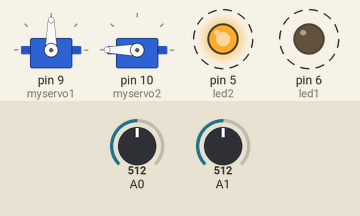
Recording of a sketch running on a simulated Arduino Uno, built with avr-gcc and run on an emulated ATmega328P. Shown: 2 × servo, output pins drawn as LEDs (lit = HIGH). Dashed ring = blinking. Inputs (shaded band) come from the test bench; at power-on: A1 = 512, A0 = 512.

Above: at 0.9 s.
1.4 s: A1 set to 900
At 1.66 s:
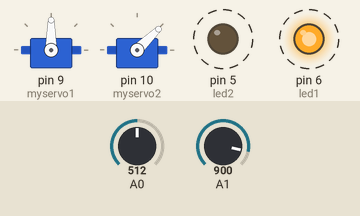
4.5 s: A0 set to 716
At 4.63 s:
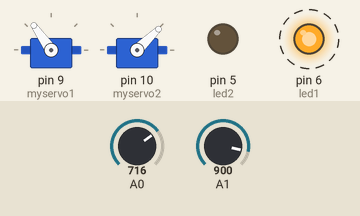
7.6 s: A1 set to 511
At 8.01 s:
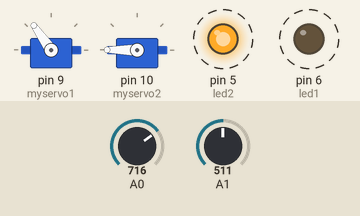
10.7 s: A0 set to 900
At 11.71 s:
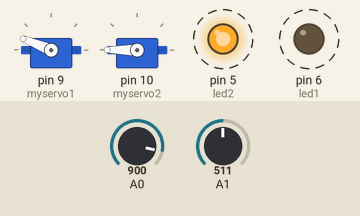
13.8 s: A0 set to 1023
At 14.08 s:
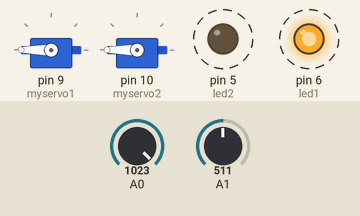
16.9 s: A1 set to 716
At 17.68 s:
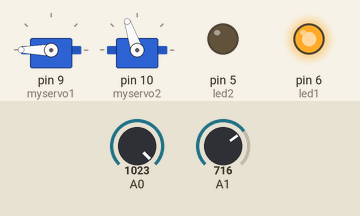
Timing chart, 0 to 21.0 s (numbered marks = the images above; inputs shaded):
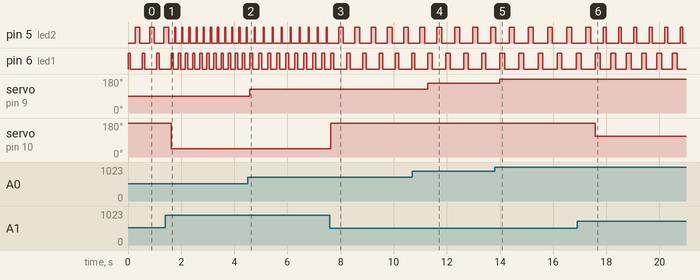

The sketch:

2_led_s_and_2_servos1.ino
```cpp
/*
  Binoy Das Gupta
  Project Name : Controlling 2 servo motors and
  2 led light blinking using analog value
  25-08-2020
*/

#include<Servo.h>
Servo myservo1;
Servo myservo2;
int value1;
int value2;
int led1 = 6;
int led2 = 5;

void setup()
{
  myservo1.attach(9);
  myservo2.attach(10);
  pinMode(led1,OUTPUT);
  pinMode(led2,OUTPUT);
}

void loop()
{
  value1 = analogRead(A0);
  value1 = map(value1,0,1023,0,180);
  myservo1.write(value1);

  value2 = analogRead(A1);
  value2 = map(value2,512,1023,180,0);
  myservo2.write(value2);

  digitalWrite(led1,HIGH);
  delay(value1);
  digitalWrite(led1,LOW);
  delay(value2);

  digitalWrite(led2,HIGH);
  delay(value2);
  digitalWrite(led2,LOW);
  delay(value1);
}
  
```

Measured:
- after the input at 1.4 s, pin 5 (led2): alternates HIGH for 0.04 s and LOW for 0.22 s, starting after 0.36 s; pin 6 (led1): alternates HIGH for 0.09 s and LOW for 0.18 s, starting after 0.49 s; servo on pin 10 (myservo2): 180° → 44° after 0.22 s
- after the input at 4.5 s, pin 5 (led2): alternates HIGH for 0.04 s and LOW for 0.29 s, starting after 0.24 s; pin 6 (led1): alternates HIGH for 0.13 s and LOW for 0.21 s, starting after 0.20 s; servo on pin 9 (myservo1): 90° → 125° after 0.08 s
- after the input at 7.6 s, pin 5 (led2): alternates HIGH for 0.18 s and LOW for 0.43 s, starting after 0.33 s; pin 6 (led1): alternates HIGH for 0.13 s and LOW for 0.49 s, starting after 0.63 s; servo on pin 10 (myservo2): 44° → 180° at once
- after the input at 10.7 s, servo on pin 9 (myservo1): 125° → 158° after 0.59 s
- after the input at 13.8 s, servo on pin 9 (myservo1): 158° → 180° after 0.19 s
- after the input at 16.9 s, servo on pin 10 (myservo2): 180° → 109° after 0.69 s
- by itself, pin 5 (led2): alternates HIGH for 0.18 s and LOW for 0.36 s
- by itself, pin 6 (led1): alternates HIGH for 0.09 s and LOW for 0.45 s
